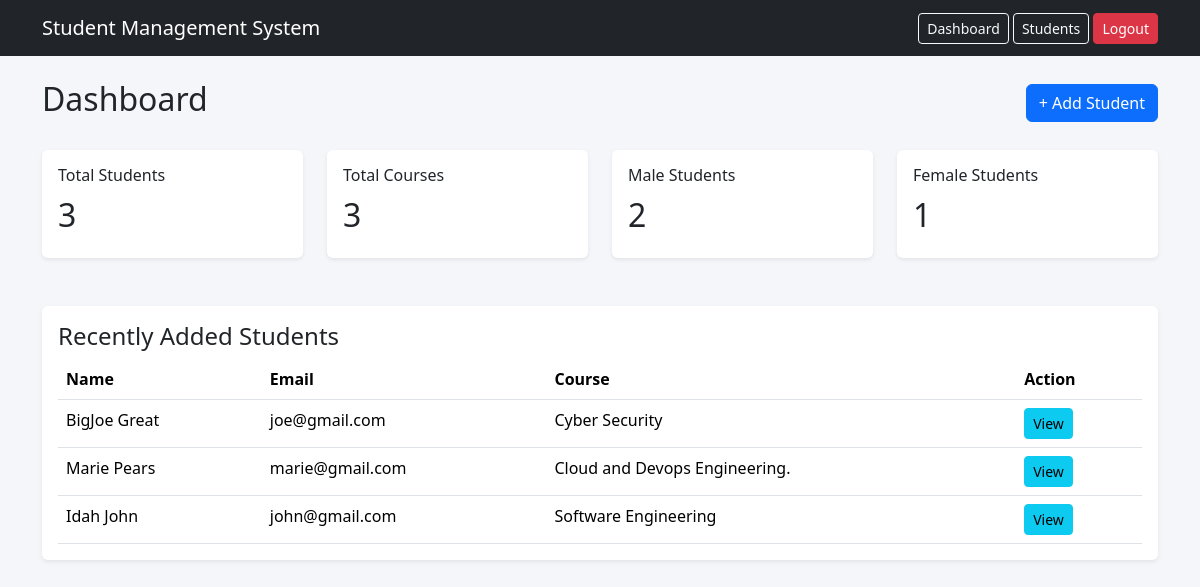
/ (signed in), run on an earlier commit of the app's database.
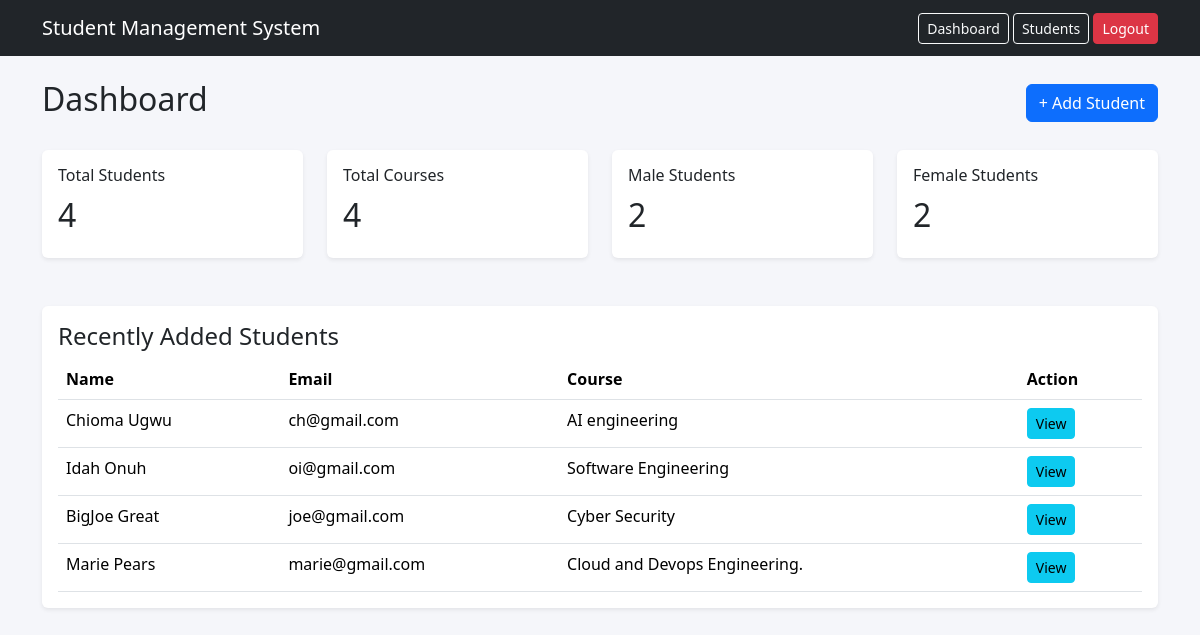
And on a later commit of the database.
### tables this page shows
CREATE TABLE students (
            id INTEGER PRIMARY KEY AUTOINCREMENT,
            name TEXT NOT NULL,
            email TEXT NOT NULL UNIQUE,
            phone TEXT NOT NULL,
            course TEXT NOT NULL,
            gender TEXT NOT NULL,
            date_of_birth TEXT,
            address TEXT,
            registration_date TIMESTAMP DEFAULT CURRENT_TIMESTAMP
        );

### app.py (the view)
@app.route("/")
@login_required
def dashboard():
    connection = get_db_connection()
    total_students = connection.execute(
        "SELECT COUNT(*) FROM students"
    ).fetchone()[0]
    total_courses = connection.execute(
        "SELECT COUNT(DISTINCT course) FROM students"
    ).fetchone()[0]
    male_students = connection.execute(
        "SELECT COUNT(*) FROM students WHERE gender = 'Male'"
    ).fetchone()[0]
    female_students = connection.execute(
        "SELECT COUNT(*) FROM students WHERE gender = 'Female'"
    ).fetchone()[0]
    course_data = connection.execute("""
        SELECT course, COUNT(*) AS total
        FROM students
        GROUP BY course
        ORDER BY total DESC
    """).fetchall()
    gender_data = connection.execute("""
        SELECT gender, COUNT(*) AS total
        FROM students
        GROUP BY gender
    """).fetchall()
    recent_students = connection.execute("""
        SELECT *
        FROM students
        ORDER BY id DESC
        LIMIT 5
    """).fetchall()
    monthly_data = connection.execute("""
        SELECT
            strftime('%Y-%m', registration_date) AS month,
            COUNT(*) AS total
        FROM students
        GROUP BY month
        ORDER BY month
    """).fetchall()
    connection.close()
    course_labels = [
        row["course"]
        for row in course_data
    ]
    course_values = [
        row["total"]
        for row in course_data
    ]
    gender_labels = [
        row["gender"]
        for row in gender_data
    ]
    gender_values = [
        row["total"]
        for row in gender_data
    ]
    monthly_labels = [
        row["month"]
        for row in monthly_data
    ]
    monthly_values = [
        row["total"]
        for row in monthly_data
    ]
    return render_template(
        "dashboard.html",
        total_students=total_students,
        total_courses=total_courses,
        male_students=male_students,
        female_students=female_students,
        recent_students=recent_students,
        course_labels=course_labels,
        course_values=course_values,
        gender_labels=gender_labels,
        gender_values=gender_values,
        monthly_labels=monthly_labels,
        monthly_values=monthly_values
    )

### app.py (called while the page is built)
def get_db_connection():
    conn = sqlite3.connect(DATABASE)
    conn.row_factory = sqlite3.Row
    return conn

def login_required(function):
    @wraps(function)
    def wrapper(*args, **kwargs):
        if "logged_in" not in session:
            return redirect(url_for("login"))
        return function(*args, **kwargs)
    return wrapper

### templates/dashboard.html (shortened to what this page needs)
{% extends "base.html" %}
{% block content %}
<div class="d-flex justify-content-between align-items-center mb-4">
    <h2>Dashboard</h2>
    <a
        href="{{ url_for('add_student') }}"
        class="btn btn-primary">
        + Add Student
    </a>
</div>
<div class="row g-4">
    <div class="col-md-3">
        <div class="card dashboard-card shadow-sm">
            <div class="card-body">
                <h6>Total Students</h6>
                <h2>
                    {{ total_students }}
                </h2>
            </div>
        </div>
    </div>
    <div class="col-md-3">
        <div class="card dashboard-card shadow-sm">
            <div class="card-body">
                <h6>Total Courses</h6>
                <h2>
                    {{ total_courses }}
                </h2>
            </div>
        </div>
    </div>
    <div class="col-md-3">
        <div class="card dashboard-card shadow-sm">
            <div class="card-body">
                <h6>Male Students</h6>
                <h2>
                    {{ male_students }}
                </h2>
            </div>
        </div>
    </div>
    <div class="col-md-3">
        <div class="card dashboard-card shadow-sm">
            <div class="card-body">
                <h6>Female Students</h6>
                <h2>
                    {{ female_students }}
                </h2>
            </div>
        </div>
    </div>
</div>
<div class="card shadow-sm mt-5">
    <div class="card-body">
        <h4>
            Recently Added Students
        </h4>
        <div class="table-responsive">
            <table class="table table-hover">
                <thead>
                    <tr>
                        <th>Name</th>
                        <th>Email</th>
                        <th>Course</th>
                        <th>Action</th>
                    </tr>
                </thead>
                <tbody>
                    {% for student in recent_students %}
                    <tr>
                        <td>
                            {{ student["name"] }}
                        </td>
                        <td>
                            {{ student["email"] }}
                        </td>
                        <td>
                            {{ student["course"] }}
                        </td>
                        <td>
                            <a
                                href="{{ url_for(
                                    'details',
                                    id=student['id']
                                ) }}"
                                class="btn btn-sm btn-info">
                                View
                            </a>
                        </td>
                    </tr>
                    {% endfor %}
                </tbody>
            </table>
        </div>
    </div>
</div>
{% endblock %}

What changed in the data, as far as the page shows it:
removed students: name "Idah John", email "john@gmail.com", course "Software Engineering"
added students: name "Chioma Ugwu", email "ch@gmail.com", course "AI engineering"
added students: name "Idah Onuh", email "oi@gmail.com", course "Software Engineering"
Also different on the page:
{{ total_students }}: "3" → "4"
{{ total_courses }}: "3" → "4"
{{ female_students }}: "1" → "2"
